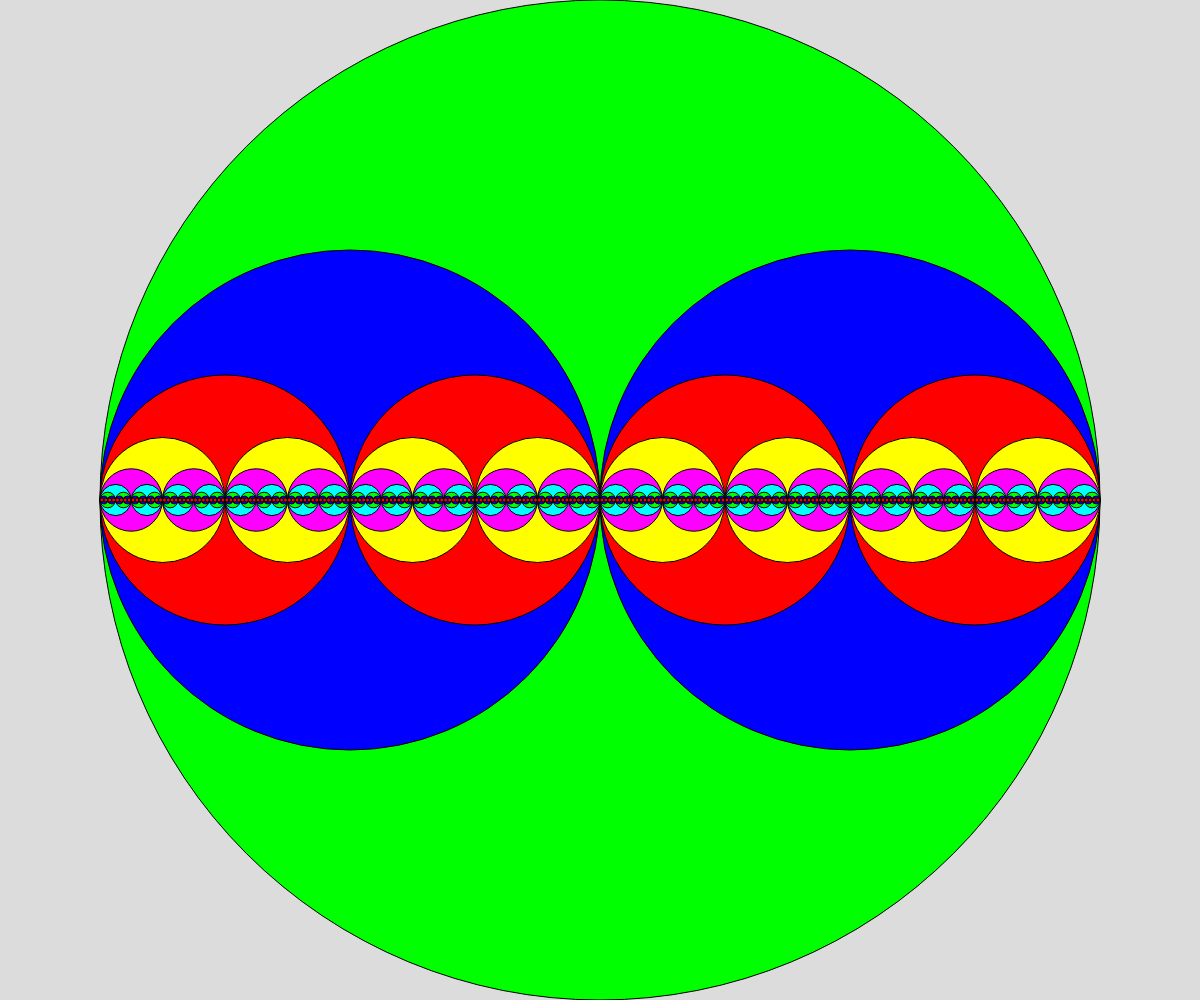
Frame 1 (no input)
Frame 60 (no input): identical to frame 1, image omitted
Frame 120 (the mouse pressed at the canvas centre since frame 60): identical to frame 1, image omitted

The p5.js sketch that drew this single still picture (run headless with seeded random() and noise() and a simulated clock; from frame 60 on, the mouse is pressed at the canvas centre):

// p5.js sketch
// ── sketch.js
// Project Title
// Your Name
// Date
//
// Extra for Experts:
// - describe what you did to take this project "above and beyond"

let colors = [
  "red",
  "blue",
  "lime",
  "cyan",
  "magenta",
  "yellow",
];

function setup() {
  createCanvas(windowWidth, windowHeight);
}

function draw() {
  background(220);
  fractal_circle(width / 2, height, 8);
}

function fractal_circle(x, dia, depth) {
  fill(colors[depth % colors.length]);
  circle(x, height / 2, dia);

  if (depth > 0) {
    fractal_circle(x - dia / 4, dia / 2, depth - 1);
    fractal_circle(x + dia / 4, dia / 2, depth - 1);
  }
}
